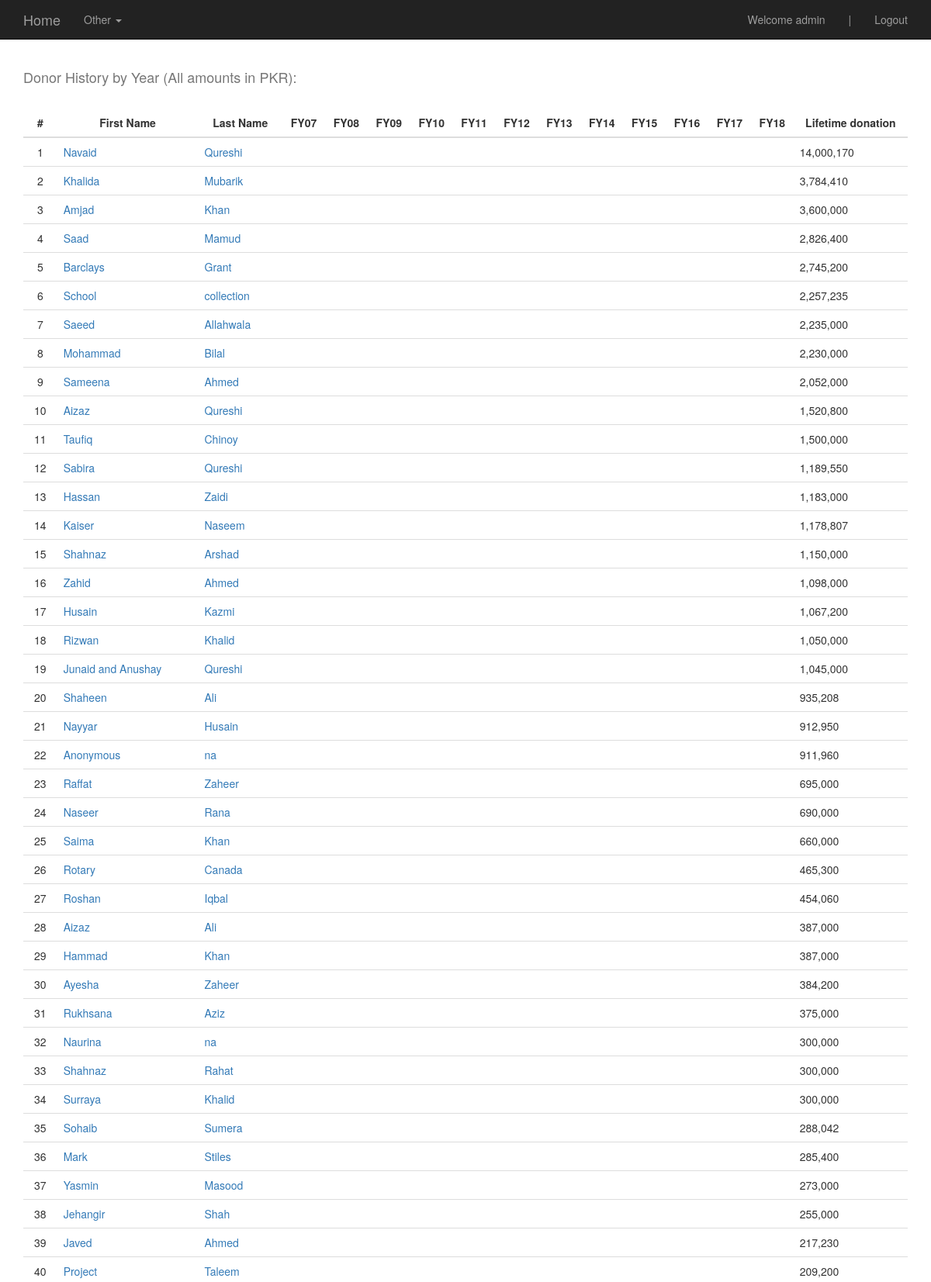
The app's page /donations_crosstab/ (signed in, upper part) with its own data.
### donors/models.py (models this page shows, shortened)
class Donor(models.Model):
	reg = models.IntegerField()
	first_name = models.CharField(max_length=255)
	middle_name = models.CharField(max_length=120, null=True, blank=True)
	last_name = models.CharField(max_length=255)
	notes = models.TextField(max_length=2500, null=True, blank=True)
	city = models.CharField(max_length=120, null=True, blank=True)
	country = models.CharField(max_length=120, null=True, blank=True)
	email = models.CharField(max_length=120, null=True, blank=True)
	address = models.CharField(max_length=120, null=True, blank=True)
	phone = models.CharField(max_length=120, null=True, blank=True)
	title = models.CharField(max_length=120, null=True, blank=True)
	organization = models.CharField(max_length=120, null=True, blank=True)
	flagged = models.BooleanField(default=False)
	TIER_CHOICES = (
	    ('plantinum', 'plantinum'),
	    ('gold', 'gold'),
	    ('silver', 'silver'),
	    ('bronze', 'bronze'),
	)
	tier =  models.CharField(max_length=24, choices=TIER_CHOICES, null=True, blank=True)
	added = models.DateTimeField(auto_now=True, auto_now_add=False)
	regular_donor = models.BooleanField(default=False)
	DONATION_CYCLE = (
	    ('annual', 'annual'),
	    ('semi_annual', 'semi_annual'),
	    ('quarterly', 'quarterly'),
	)
	cycle = models.CharField(max_length=12, choices=DONATION_CYCLE, null=True, blank=True)
	last_donation_date = models.DateField(auto_now=False, auto_now_add=False, null=True, blank=True)
	next_expected_date = models.DateField(auto_now=False, auto_now_add=False, null=True, blank=True)

### donors/views.py (the view)
# urls.py: url(r'^donations_crosstab/$', don.donation_crosstab, name='donations_xtab'), #donation crosstab
@login_required
def donation_crosstab(request):
	if request.user.useraccess.access_level == 'super' or request.user.useraccess.access_level == 'accountant':
		cursor = connection.cursor()
		cursor.execute(
		'''SELECT first_name,
		  last_name,
		  A.id,
		  SUM( CASE WHEN  fiscal_year = 'FY07' THEN  amount_pkr ELSE 0 END) AS sum_FY07,
		  SUM( CASE WHEN  fiscal_year = 'FY08' THEN  amount_pkr ELSE 0 END) AS sum_FY08,
		  SUM( CASE WHEN  fiscal_year = 'FY09' THEN  amount_pkr ELSE 0 END) AS sum_FY09,
		  SUM( CASE WHEN  fiscal_year = 'FY10' THEN  amount_pkr ELSE 0 END) AS sum_FY10,
		  SUM( CASE WHEN  fiscal_year = 'FY11' THEN  amount_pkr ELSE 0 END) AS sum_FY11,
		  SUM( CASE WHEN  fiscal_year = 'FY12' THEN  amount_pkr ELSE 0 END) AS sum_FY12,
		  SUM( CASE WHEN  fiscal_year = 'FY13' THEN  amount_pkr ELSE 0 END) AS sum_FY13,
		  SUM( CASE WHEN  fiscal_year = 'FY14' THEN  amount_pkr ELSE 0 END) AS sum_FY14,
		  SUM( CASE WHEN  fiscal_year = 'FY15' THEN  amount_pkr ELSE 0 END) AS sum_FY15,
		  SUM( CASE WHEN  fiscal_year = 'FY16' THEN  amount_pkr ELSE 0 END) AS sum_FY16,
		  SUM( CASE WHEN  fiscal_year = 'FY17' THEN  amount_pkr ELSE 0 END) AS sum_FY17,
		  SUM( CASE WHEN  fiscal_year = 'FY18' THEN  amount_pkr ELSE 0 END) AS sum_FY18,
		  MAX(total_amt_pkr) AS lifetime_donations
		FROM donors_donor  AS A
		INNER JOIN donors_donor_log AS B ON A.id = B.contact_name_id
		INNER JOIN (
		SELECT contact_name_id, sum(amount_pkr) As total_amt_pkr
		FROM donors_donor_log
		GROUP BY contact_name_id ) AS C ON A.id = C.contact_name_id
		GROUP BY first_name, last_name, A.id
		ORDER BY lifetime_donations DESC;''', [])
		donation_crosstab = dictfetchall(cursor)
		context = {
		"donation_crosstab": donation_crosstab,
		}
		return render(request, "donations_crosstab.html", context)

### donors/views.py (called while the page is built)
def dictfetchall(cursor):
	columns = [col[0] for col in cursor.description]
	return [
		dict(zip(columns, row))
		for row in cursor.fetchall()
	]

### templates/donations_crosstab.html (shortened to what this page needs)
{% extends "base.html" %}
{% load humanize %}
{% block content %}
 <div class='container'>
<br>
 	<div class='row'>
		<div class='col-sm-12'>
 			<br>
 			<h4>Donor History by Year (All amounts in PKR):</h4>
 			<br>
 			<TABLE class="table">
			      <THEAD>
			        <TR>
			          <TH style="text-align:center">#</TH>
			          <TH style="text-align:center">First Name</TH>
			          <TH style="text-align:center">Last Name</TH>
			          <TH style="text-align:center">FY07</TH>
			          <TH style="text-align:center">FY08</TH>
			          <TH style="text-align:center">FY09</TH>
			          <TH style="text-align:center">FY10</TH>
			          <TH style="text-align:center">FY11</TH>
			          <TH style="text-align:center">FY12</TH>
			          <TH style="text-align:center">FY13</TH>
			          <TH style="text-align:center">FY14</TH>
			          <TH style="text-align:center">FY15</TH>
			          <TH style="text-align:center">FY16</TH>
			          <TH style="text-align:center">FY17</TH>
			          <TH style="text-align:center">FY18</TH>
			          <TH style="text-align:center">Lifetime donation</TH>
			        </TR>
			      </THEAD>
			      <TBODY>
			        {% for obj in donation_crosstab %}
			        <TR>
			          <TD class="vert-hor-align"> {{forloop.counter}} </TD>
			          <TD class="vert-align"><a href='{% url "donor_profile" pk=obj.id %}'> {{obj.first_name}} </a></TD>
			          <TD class="vert-align"><a href='{% url "donor_profile" pk=obj.id %}'> {{obj.last_name}} </a></TD>
			          <TD class="vert-align"> {{obj.sum_fy07|intcomma}} </TD>
			          <TD class="vert-align"> {{obj.sum_fy08|intcomma}} </TD>
			          <TD class="vert-align"> {{obj.sum_fy09|intcomma}} </TD>
			          <TD class="vert-align"> {{obj.sum_fy10|intcomma}} </TD>
			          <TD class="vert-align"> {{obj.sum_fy11|intcomma}} </TD>
			          <TD class="vert-align"> {{obj.sum_fy12|intcomma}} </TD>
			          <TD class="vert-align"> {{obj.sum_fy13|intcomma}} </TD>
			          <TD class="vert-align"> {{obj.sum_fy14|intcomma}} </TD>
			          <TD class="vert-align"> {{obj.sum_fy15|intcomma}} </TD>
			          <TD class="vert-align"> {{obj.sum_fy16|intcomma}} </TD>
			          <TD class="vert-align"> {{obj.sum_fy17|intcomma}} </TD>
			          <TD class="vert-align"> {{obj.sum_fy18|intcomma}} </TD>
			          <TD class="vert-align"> {{obj.lifetime_donations|intcomma}} </TD>
			        {% endfor %}
			        </TR>
			      </TBODY>
			    </TABLE>
 		</div>
	</div>
</div>
{% endblock %}

### templates/navbar.html (shortened to what this page needs)
    <nav class="navbar navbar-inverse navbar-fixed-top">
      <div class="container">
        <div class="navbar-header">
          <a class="navbar-brand" href='{% url "user_homepage" %}'>Home</a>
        </div>
        <div id="navbar" class="navbar-collapse collapse">
        <ul class="nav navbar-nav">
                <li class="dropdown">
                <a href="#" class="dropdown-toggle" data-toggle="dropdown" role="button" aria-haspopup="true" aria-expanded="false"> Other <span class="caret"></span></a>
              </li>
            </ul>
          <ul class="nav navbar-nav navbar-right">
          {% if request.user.is_authenticated  %}
            <li><a href=''>Welcome {{request.user}}</a></li>
             <li><a href=''>|</a></li>
              <li><a href='{% url "logout" %}'>Logout</a></li>
          {% endif %}
          </ul>
        </div>
      </div>
    </nav>

### static/css/base.css (style rules this page uses)
h4 { color: #777777; }
.table tbody>tr>td.vert-align { vertical-align: middle; }
.table tbody>tr>td.vert-hor-align { vertical-align: middle; text-align: center; }
.navbar { margin-bottom:0; }

### records on screen
Donor: first_name "Navaid", last_name "Qureshi", lifetime_donations "14,000,170"
Donor: first_name "Khalida", last_name "Mubarik", lifetime_donations "3,784,410"
Donor: first_name "Amjad", last_name "Khan", lifetime_donations "3,600,000"
Donor: first_name "Saad", last_name "Mamud", lifetime_donations "2,826,400"
Donor: first_name "Barclays", last_name "Grant", lifetime_donations "2,745,200"
Donor: first_name "School", last_name "collection", lifetime_donations "2,257,235"
Donor: first_name "Saeed", last_name "Allahwala", lifetime_donations "2,235,000"
Donor: first_name "Mohammad", last_name "Bilal", lifetime_donations "2,230,000"
Donor: first_name "Sameena", last_name "Ahmed", lifetime_donations "2,052,000"
Donor: first_name "Aizaz", last_name "Qureshi", lifetime_donations "1,520,800"
Donor: first_name "Taufiq", last_name "Chinoy", lifetime_donations "1,500,000"
Donor: first_name "Sabira", last_name "Qureshi", lifetime_donations "1,189,550"
Donor: first_name "Hassan", last_name "Zaidi", lifetime_donations "1,183,000"
Donor: first_name "Kaiser", last_name "Naseem", lifetime_donations "1,178,807"
Donor: first_name "Shahnaz", last_name "Arshad", lifetime_donations "1,150,000"
Donor: first_name "Zahid", last_name "Ahmed", lifetime_donations "1,098,000"
Donor: first_name "Husain", last_name "Kazmi", lifetime_donations "1,067,200"
Donor: first_name "Rizwan", last_name "Khalid", lifetime_donations "1,050,000"
Donor: first_name "Junaid and Anushay", last_name "Qureshi", lifetime_donations "1,045,000"
Donor: first_name "Shaheen", last_name "Ali", lifetime_donations "935,208"
Donor: first_name "Nayyar", last_name "Husain", lifetime_donations "912,950"
Donor: first_name "Anonymous", last_name "na", lifetime_donations "911,960"
Donor: first_name "Raffat", last_name "Zaheer", lifetime_donations "695,000"
Donor: first_name "Naseer", last_name "Rana", lifetime_donations "690,000"
Donor: first_name "Saima", last_name "Khan", lifetime_donations "660,000"
Donor: first_name "Rotary", last_name "Canada", lifetime_donations "465,300"
Donor: first_name "Roshan", last_name "Iqbal", lifetime_donations "454,060"
Donor: first_name "Aizaz", last_name "Ali", lifetime_donations "387,000"
Donor: first_name "Hammad", last_name "Khan", lifetime_donations "387,000"
Donor: first_name "Ayesha", last_name "Zaheer", lifetime_donations "384,200"
Donor: first_name "Rukhsana", last_name "Aziz", lifetime_donations "375,000"
Donor: first_name "Naurina", last_name "na", lifetime_donations "300,000"
Donor: first_name "Shahnaz", last_name "Rahat", lifetime_donations "300,000"
Donor: first_name "Surraya", last_name "Khalid", lifetime_donations "300,000"
Donor: first_name "Sohaib", last_name "Sumera", lifetime_donations "288,042"
Donor: first_name "Mark", last_name "Stiles", lifetime_donations "285,400"
Donor: first_name "Yasmin", last_name "Masood", lifetime_donations "273,000"
Donor: first_name "Jehangir", last_name "Shah", lifetime_donations "255,000"
Donor: first_name "Javed", last_name "Ahmed", lifetime_donations "217,230"
Donor: first_name "Project", last_name "Taleem", lifetime_donations "209,200"

### other values on screen
{{ request.user }} "admin"
